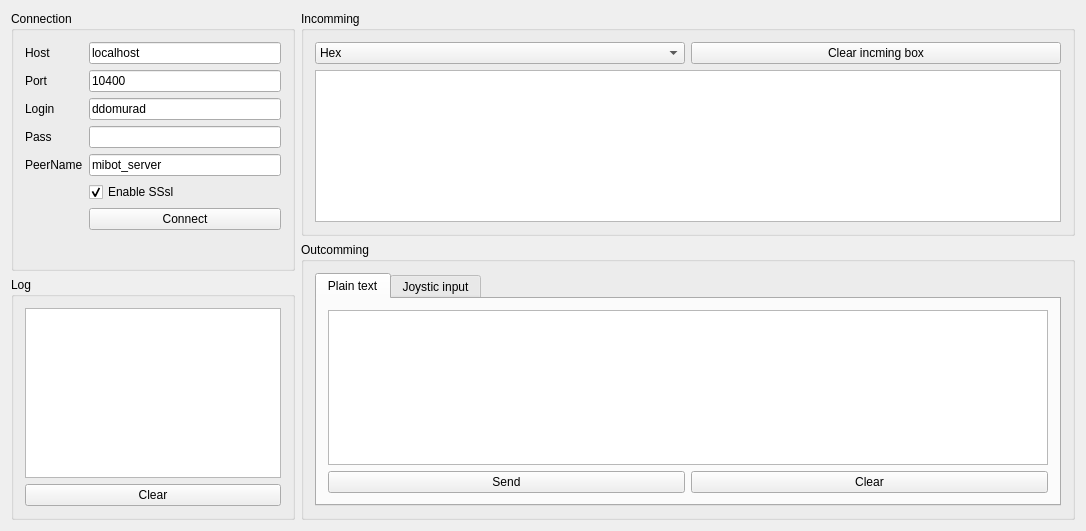
<?xml version="1.0" encoding="UTF-8"?>
<ui version="4.0">
 <class>MainWindow</class>
 <widget class="QMainWindow" name="MainWindow">
  <property name="geometry">
   <rect>
    <x>0</x>
    <y>0</y>
    <width>1086</width>
    <height>531</height>
   </rect>
  </property>
  <property name="windowTitle">
   <string>MainWindow</string>
  </property>
  <widget class="QWidget" name="centralWidget">
   <layout class="QFormLayout" name="formLayout_2">
    <item row="0" column="0">
     <layout class="QVBoxLayout" name="verticalLayout">
      <item>
       <widget class="QGroupBox" name="groupBox">
        <property name="title">
         <string>Connection</string>
        </property>
        <layout class="QGridLayout" name="gridLayout">
         <item row="1" column="0">
          <spacer name="verticalSpacer">
           <property name="orientation">
            <enum>Qt::Vertical</enum>
           </property>
           <property name="sizeHint" stdset="0">
            <size>
             <width>20</width>
             <height>40</height>
            </size>
           </property>
          </spacer>
         </item>
         <item row="0" column="0">
          <layout class="QFormLayout" name="formLayout">
           <item row="0" column="0">
            <widget class="QLabel" name="label">
             <property name="text">
              <string>Host</string>
             </property>
            </widget>
           </item>
           <item row="0" column="1">
            <widget class="QLineEdit" name="line_host">
             <property name="text">
              <string>localhost</string>
             </property>
            </widget>
           </item>
           <item row="1" column="0">
            <widget class="QLabel" name="label_2">
             <property name="text">
              <string>Port</string>
             </property>
            </widget>
           </item>
           <item row="1" column="1">
            <widget class="QLineEdit" name="line_port">
             <property name="text">
              <string>10400</string>
             </property>
            </widget>
           </item>
           <item row="7" column="0">
            <widget class="Line" name="line">
             <property name="orientation">
              <enum>Qt::Horizontal</enum>
             </property>
            </widget>
           </item>
           <item row="2" column="1">
            <widget class="QLineEdit" name="line_cert">
             <property name="text">
              <string>ddomurad</string>
             </property>
            </widget>
           </item>
           <item row="2" column="0">
            <widget class="QLabel" name="label_3">
             <property name="text">
              <string>Login</string>
             </property>
            </widget>
           </item>
           <item row="3" column="1">
            <widget class="QLineEdit" name="line_pass">
             <property name="inputMask">
              <string/>
             </property>
             <property name="text">
              <string/>
             </property>
             <property name="maxLength">
              <number>32767</number>
             </property>
            </widget>
           </item>
           <item row="4" column="1">
            <widget class="QLineEdit" name="line_peer">
             <property name="text">
              <string>mibot_server</string>
             </property>
            </widget>
           </item>
           <item row="3" column="0">
            <widget class="QLabel" name="label_5">
             <property name="text">
              <string>Pass</string>
             </property>
            </widget>
           </item>
           <item row="4" column="0">
            <widget class="QLabel" name="label_4">
             <property name="text">
              <string>PeerName</string>
             </property>
            </widget>
           </item>
           <item row="5" column="1">
            <widget class="QCheckBox" name="check_enable_ssl">
             <property name="text">
              <string>Enable SSsl</string>
             </property>
             <property name="checked">
              <bool>true</bool>
             </property>
            </widget>
           </item>
           <item row="6" column="1">
            <widget class="QPushButton" name="btn_connect">
             <property name="text">
              <string>Connect</string>
             </property>
            </widget>
           </item>
          </layout>
         </item>
        </layout>
       </widget>
      </item>
      <item>
       <widget class="QGroupBox" name="groupBox_2">
        <property name="title">
         <string>Log</string>
        </property>
        <layout class="QGridLayout" name="gridLayout_2">
         <item row="0" column="0">
          <widget class="QPlainTextEdit" name="text_log"/>
         </item>
         <item row="1" column="0">
          <widget class="QPushButton" name="but_log_clear">
           <property name="text">
            <string>Clear</string>
           </property>
          </widget>
         </item>
        </layout>
       </widget>
      </item>
     </layout>
    </item>
    <item row="0" column="1">
     <layout class="QVBoxLayout" name="verticalLayout_2">
      <item>
       <widget class="QGroupBox" name="groupBox_3">
        <property name="title">
         <string>Incomming</string>
        </property>
        <layout class="QGridLayout" name="gridLayout_5">
         <item row="0" column="0">
          <widget class="QComboBox" name="combo_disp_inp">
           <property name="currentIndex">
            <number>1</number>
           </property>
           <item>
            <property name="text">
             <string>Plain Text</string>
            </property>
           </item>
           <item>
            <property name="text">
             <string>Hex</string>
            </property>
           </item>
          </widget>
         </item>
         <item row="0" column="1">
          <widget class="QPushButton" name="pushButton">
           <property name="text">
            <string>Clear incming box</string>
           </property>
          </widget>
         </item>
         <item row="1" column="0" colspan="2">
          <widget class="QTextEdit" name="incomming"/>
         </item>
        </layout>
       </widget>
      </item>
      <item>
       <widget class="QGroupBox" name="groupBox_4">
        <property name="title">
         <string>Outcomming</string>
        </property>
        <layout class="QGridLayout" name="gridLayout_4">
         <item row="0" column="0">
          <widget class="QTabWidget" name="tabWidget">
           <property name="currentIndex">
            <number>0</number>
           </property>
           <widget class="QWidget" name="tab">
            <attribute name="title">
             <string>Plain text</string>
            </attribute>
            <layout class="QGridLayout" name="gridLayout_6">
             <item row="0" column="0" colspan="2">
              <widget class="QTextEdit" name="out_plain_text"/>
             </item>
             <item row="1" column="0">
              <widget class="QPushButton" name="btn_send_plain_text">
               <property name="text">
                <string>Send</string>
               </property>
              </widget>
             </item>
             <item row="1" column="1">
              <widget class="QPushButton" name="pushButton_2">
               <property name="text">
                <string>Clear</string>
               </property>
              </widget>
             </item>
            </layout>
           </widget>
           <widget class="QWidget" name="tab_2">
            <attribute name="title">
             <string>Joystic input</string>
            </attribute>
            <layout class="QGridLayout" name="gridLayout_3">
             <item row="0" column="0" rowspan="2">
              <layout class="QFormLayout" name="formLayout_3">
               <item row="0" column="0">
                <widget class="QLabel" name="label_6">
                 <property name="text">
                  <string>dev:</string>
                 </property>
                </widget>
               </item>
               <item row="0" column="1">
                <widget class="QLineEdit" name="le_js_file">
                 <property name="text">
                  <string>/dev/input/js0</string>
                 </property>
                </widget>
               </item>
               <item row="1" column="1">
                <widget class="QPushButton" name="btn_Check_js">
                 <property name="text">
                  <string>Check device</string>
                 </property>
                </widget>
               </item>
               <item row="2" column="0">
                <widget class="QLabel" name="label_7">
                 <property name="text">
                  <string>send_ratio</string>
                 </property>
                </widget>
               </item>
               <item row="2" column="1">
                <widget class="QSpinBox" name="sb_js_send_Ratio">
                 <property name="maximum">
                  <number>1000</number>
                 </property>
                 <property name="singleStep">
                  <number>50</number>
                 </property>
                 <property name="value">
                  <number>100</number>
                 </property>
                </widget>
               </item>
               <item row="3" column="1">
                <widget class="QCheckBox" name="cb_Query_Stsatus">
                 <property name="text">
                  <string>Query status</string>
                 </property>
                </widget>
               </item>
               <item row="4" column="1">
                <widget class="QCheckBox" name="cb_js_run">
                 <property name="text">
                  <string>Run</string>
                 </property>
                </widget>
               </item>
              </layout>
             </item>
             <item row="0" column="1">
              <layout class="QFormLayout" name="formLayout_4">
               <item row="0" column="0">
                <widget class="QLabel" name="label_8">
                 <property name="text">
                  <string>Left axis</string>
                 </property>
                </widget>
               </item>
               <item row="1" column="0">
                <widget class="QLabel" name="label_9">
                 <property name="text">
                  <string>Right axis</string>
                 </property>
                </widget>
               </item>
               <item row="1" column="1">
                <widget class="QSpinBox" name="right_ax">
                 <property name="maximum">
                  <number>8</number>
                 </property>
                 <property name="value">
                  <number>2</number>
                 </property>
                </widget>
               </item>
               <item row="0" column="1">
                <widget class="QSpinBox" name="left_ax">
                 <property name="maximum">
                  <number>8</number>
                 </property>
                 <property name="value">
                  <number>1</number>
                 </property>
                </widget>
               </item>
               <item row="3" column="0">
                <widget class="QLabel" name="label_12">
                 <property name="text">
                  <string>Brake button</string>
                 </property>
                </widget>
               </item>
               <item row="3" column="1">
                <widget class="QSpinBox" name="sb_brake_button">
                 <property name="maximum">
                  <number>11</number>
                 </property>
                 <property name="value">
                  <number>6</number>
                 </property>
                </widget>
               </item>
               <item row="2" column="0">
                <widget class="QLabel" name="label_14">
                 <property name="text">
                  <string>Turbo btn</string>
                 </property>
                </widget>
               </item>
               <item row="2" column="1">
                <widget class="QSpinBox" name="sb_turbo">
                 <property name="maximum">
                  <number>11</number>
                 </property>
                 <property name="value">
                  <number>7</number>
                 </property>
                </widget>
               </item>
              </layout>
             </item>
             <item row="0" column="2">
              <layout class="QFormLayout" name="formLayout_5">
               <item row="0" column="0">
                <widget class="QLabel" name="label_10">
                 <property name="text">
                  <string>Left</string>
                 </property>
                </widget>
               </item>
               <item row="0" column="1">
                <widget class="QLineEdit" name="js_left_read">
                 <property name="readOnly">
                  <bool>true</bool>
                 </property>
                </widget>
               </item>
               <item row="1" column="1">
                <widget class="QSlider" name="lax">
                 <property name="minimum">
                  <number>-32767</number>
                 </property>
                 <property name="maximum">
                  <number>32767</number>
                 </property>
                 <property name="orientation">
                  <enum>Qt::Horizontal</enum>
                 </property>
                </widget>
               </item>
               <item row="2" column="0">
                <widget class="QLabel" name="label_11">
                 <property name="text">
                  <string>Right</string>
                 </property>
                </widget>
               </item>
               <item row="2" column="1">
                <widget class="QLineEdit" name="js_right_read">
                 <property name="readOnly">
                  <bool>true</bool>
                 </property>
                </widget>
               </item>
               <item row="3" column="1">
                <widget class="QSlider" name="rax">
                 <property name="minimum">
                  <number>-32767</number>
                 </property>
                 <property name="maximum">
                  <number>32767</number>
                 </property>
                 <property name="orientation">
                  <enum>Qt::Horizontal</enum>
                 </property>
                </widget>
               </item>
               <item row="4" column="1">
                <widget class="QCheckBox" name="cb_turbo">
                 <property name="text">
                  <string>turbo</string>
                 </property>
                </widget>
               </item>
               <item row="5" column="1">
                <widget class="QCheckBox" name="cb_brake">
                 <property name="text">
                  <string>brake</string>
                 </property>
                </widget>
               </item>
              </layout>
             </item>
             <item row="0" column="3">
              <layout class="QVBoxLayout" name="verticalLayout_3">
               <item>
                <widget class="QCheckBox" name="cb_js_reverse_left">
                 <property name="text">
                  <string>reverse_left</string>
                 </property>
                 <property name="checked">
                  <bool>true</bool>
                 </property>
                </widget>
               </item>
               <item>
                <widget class="QCheckBox" name="cb_js_reverse_right">
                 <property name="text">
                  <string>reverse_right</string>
                 </property>
                 <property name="checked">
                  <bool>false</bool>
                 </property>
                </widget>
               </item>
               <item>
                <spacer name="verticalSpacer_2">
                 <property name="orientation">
                  <enum>Qt::Vertical</enum>
                 </property>
                 <property name="sizeHint" stdset="0">
                  <size>
                   <width>20</width>
                   <height>40</height>
                  </size>
                 </property>
                </spacer>
               </item>
              </layout>
             </item>
             <item row="2" column="1">
              <spacer name="horizontalSpacer">
               <property name="orientation">
                <enum>Qt::Horizontal</enum>
               </property>
               <property name="sizeHint" stdset="0">
                <size>
                 <width>40</width>
                 <height>20</height>
                </size>
               </property>
              </spacer>
             </item>
             <item row="2" column="2">
              <spacer name="horizontalSpacer_2">
               <property name="orientation">
                <enum>Qt::Horizontal</enum>
               </property>
               <property name="sizeHint" stdset="0">
                <size>
                 <width>40</width>
                 <height>20</height>
                </size>
               </property>
              </spacer>
             </item>
            </layout>
           </widget>
          </widget>
         </item>
        </layout>
       </widget>
      </item>
     </layout>
    </item>
   </layout>
  </widget>
 </widget>
 <layoutdefault spacing="6" margin="11"/>
 <resources/>
 <connections>
  <connection>
   <sender>but_log_clear</sender>
   <signal>clicked()</signal>
   <receiver>text_log</receiver>
   <slot>clear()</slot>
   <hints>
    <hint type="sourcelabel">
     <x>154</x>
     <y>496</y>
    </hint>
    <hint type="destinationlabel">
     <x>154</x>
     <y>380</y>
    </hint>
   </hints>
  </connection>
 </connections>
</ui>
